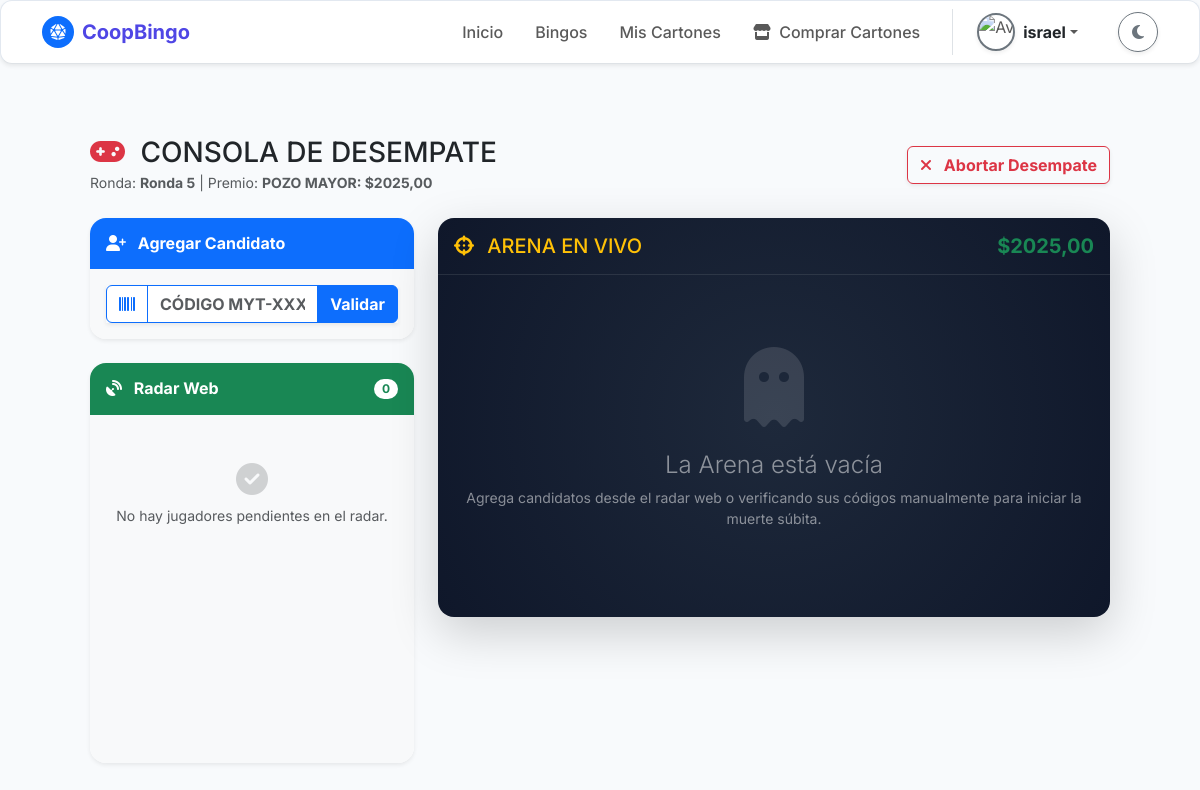
The page /juego/admin/consola/19/ (signed in) on the database as committed earlier.
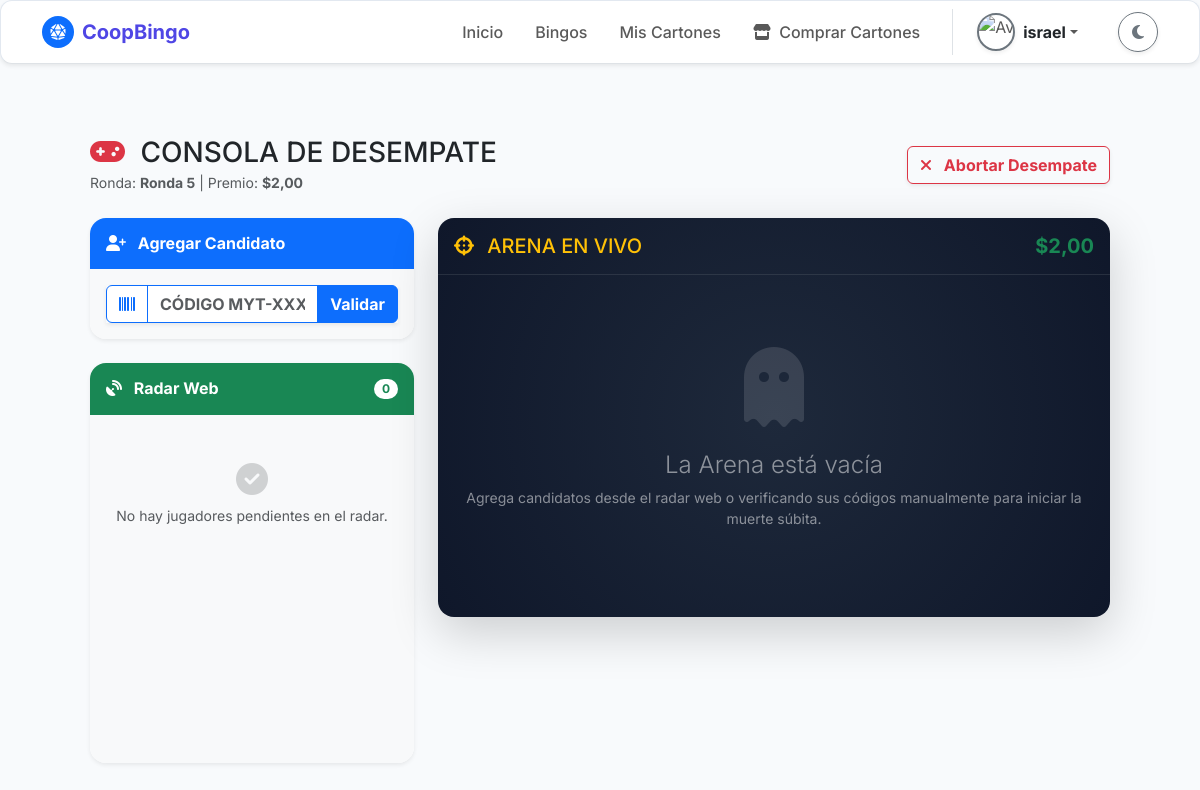
The same page on the database as committed later.
### bingo/models.py (models this page shows, shortened)
class PartidaBingo(models.Model):
    ESTADO_PARTIDA_CHOICES = [
        ('Programada', 'Programada'),
        ('En Juego', 'En Juego'),
        ('Verificando', 'Verificando'),
        ('Desempate', 'Desempate'),
        ('Finalizada', 'Finalizada'),
    ]
    ESTADO_MODALIDAD_CHOICES = [
        ('Las Cuatro Esquinas', 'Las Cuatro Esquinas'),
        ('Tabla Llena', 'Tabla Llena'),
        ('Linea Vertical', 'Linea Vertical'),
        ('En Diagonal', 'En Diagonal'),
        ('Forma de X', 'Forma de X'),
        ('Forma de Cruz', 'Forma de Cruz'),
        ('Marco de Foto', 'Marco de Foto'),
        ('Forma de L', 'Forma de L'),
        ('Forma de C', 'Forma de C'),
        ('Forma de T', 'Forma de T'),
        ('Forma de U', 'Forma de U'),
        ('Forma de H', 'Forma de H'),
        ('Forma de Z', 'Forma de Z'),
        ('Forma de Flecha', 'Forma de Flecha'),
    ]
    ESTADO_PREMIO_MATERIAL_CHOICES = [
        ('No Aplica', 'No Aplica'),
        ('Pendiente', 'Pendiente'),
        ('Entregando', 'Entregando'),
        ('Entregado', 'Entregado'),
    ]
    idpartidabingo = models.AutoField(primary_key=True)
    idbingo = models.ForeignKey(
        'Bingo',
        on_delete=models.PROTECT,
        db_column='idbingo',
        verbose_name="Evento de Bingo"
    )
    idjugadororganador = models.ForeignKey(
        'Jugador',
        on_delete=models.SET_NULL,
        null=True,
        blank=True,
        db_column='idjugadororganador',
        verbose_name="Jugador Organizador / Ganador"
    )
    idaporte = models.ForeignKey(
        'AporteSemanal',
        on_delete=models.SET_NULL,
        null=True,
        blank=True,
        db_column='idaporte',
        verbose_name="Aporte Semanal a la partida de bingo"
    )
    nombreronda = models.CharField(
        max_length=100,
        verbose_name="Nombre de la Ronda"
    )
    modalidad_victoria = models.CharField(
        max_length=50,
        choices=ESTADO_MODALIDAD_CHOICES,
        verbose_name="Modalidad de juego (relleno de carton)"
    )
    valorpremio = models.DecimalField(
        max_digits=10,
        decimal_places=2,
        validators=[MinValueValidator(Decimal('0.00'))],
        null=True,
        blank=True,
        verbose_name="Valor del premio"
    )
    premiomaterial = models.CharField(
        max_length=150,
        null=True,
        blank=True,
        verbose_name="Premio Material"
    )
    estadopremiomaterial = models.CharField(
        max_length=20,
        choices=ESTADO_PREMIO_MATERIAL_CHOICES,
        default='No Aplica',
        verbose_name="Estado Logístico del Premio"
    )
    estadopartida = models.CharField(
        max_length=20,
        choices=ESTADO_PARTIDA_CHOICES,
        default='En Juego',
        verbose_name="Estado de la Partida"
    )
    bolascantadas = models.TextField(
        verbose_name="Historial de Bolas Cantadas"
    )
    ultimabola = models.IntegerField(
        verbose_name="Última Bola Cantada"
    )
    haydesempate = models.BooleanField(
        null=True,
        blank=True,
        verbose_name="¿Hubo Desempate?"
    )
    idbingadores = models.TextField(
        null=True,
        blank=True,
        verbose_name="IDs de los Ganadores"
    )
    bolamayordesempate = models.IntegerField(
        null=True,
        blank=True,
        verbose_name="Bola Mayor (Desempate)"
    )
    sorteodesempate = models.JSONField(null=True, blank=True, default=dict)
    horainicio = models.DateTimeField(
        null=True,
        blank=True,
        verbose_name="Hora de Inicio"
    )
    horafin = models.DateTimeField(
        null=True,
        blank=True,
        verbose_name="Hora de Finalización"
    )
    class Meta:
        db_table = 'PartidaBingo'
        verbose_name = 'Partida de Bingo'
        verbose_name_plural = 'Partidas de BAingo'

class Bingo(models.Model):
    TIPO_BINGO_CHOICES = [
        ('Virtual', 'Virtual'),
        ('Presencial', 'Presencial'),
    ]
    ESTADO_BINGO_CHOICES = [
        ('Programado', 'Programado'),
        ('En Curso', 'En Curso'),
        ('Finalizado', 'Finalizado'),
        ('Cancelado', 'Cancelado'),
    ]
    idbingo = models.AutoField(primary_key=True)
    idunidad_venta = models.ForeignKey(UnidadMonetaria, on_delete=models.PROTECT, related_name='bingos_venta')
    idunidad_premio = models.ForeignKey(UnidadMonetaria, on_delete=models.PROTECT, related_name='bingos_premio')
    titulobingo = models.CharField(
        max_length=150,
        verbose_name="Título del Bingo"
    )
    fechaprogramadabingo = models.DateTimeField(
        verbose_name="Fecha y Hora del Evento"
    )
    tipobingo = models.CharField(
        max_length=20,
        choices=TIPO_BINGO_CHOICES,
        verbose_name="Tipo de Bingo"
    )
    lugarbingo = models.CharField(
        max_length=255,
        null=True,
        blank=True,
        verbose_name="Lugar (si es presencial)"
    )
    urlsesionbingo = models.CharField(
        max_length=255,
        null=True,
        blank=True,
        verbose_name="Link de la sesión (si es virtual)"
    )
    preciocarton = models.DecimalField(
        max_digits=10,
        decimal_places=2,
        validators=[MinValueValidator(Decimal('0.01'))],
        verbose_name="Precio del Cartón"
    )
    premiomayor = models.DecimalField(
        max_digits=10,
        decimal_places=2,
        verbose_name="Monto del Premio Mayor"
    )
    descripcionpremiomayor = models.CharField(
        max_length=100,
        verbose_name="¿Qué es el premio mayor?"
    )
    estadobingo = models.CharField(
        max_length=20,
        choices=ESTADO_BINGO_CHOICES,
        default='Programado',
        verbose_name="Estado del Bingo"
    )
    rutaimagenpremiomayor = models.ImageField(
        upload_to='media/bingo/imagen_premio_mayor/',
        max_length=300,
        null=True,
        blank=True,
        verbose_name="Imagen del Premio"
    )
    urlvideopromocional = models.FileField(
        upload_to='media/bingo/video_promocional/',
        max_length=300,
        null=True,
        blank=True,
        verbose_name="Video Promocional"
    )
    descripcionpremios = models.TextField(
        max_length=500,
        null=True,
        blank=True,
        verbose_name="Descripción de otros premios"
    )
    class Meta:
        db_table = 'Bingo'
        verbose_name = 'Bingo'
        verbose_name_plural = 'Bingos'

class UnidadMonetaria(models.Model):
    TIPO_MONEDA_CHOICES = [
        ('Efectivo', 'Efectivo'),
        ('Virtual', 'Virtual'),
    ]
    idunidadmonetaria = models.AutoField(primary_key=True)
    nombremoneda = models.CharField(max_length=100, unique=True, verbose_name="Nombre de la Moneda")
    tipomoneda = models.CharField(max_length=12, choices=TIPO_MONEDA_CHOICES, verbose_name="Tipo de Moneda")
    simbolomoneda = models.CharField(max_length=255, verbose_name="Símbolo")
    tasaconversionmoneda = models.DecimalField(max_digits=10, decimal_places=2, default=1.00, verbose_name="Tasa de Conversión")
    estadomoneda = models.BooleanField(default=True, verbose_name="Estado Activo")
    class Meta:
        db_table = 'unidadmonetaria'
        verbose_name = 'Unidad Monetaria'
        verbose_name_plural = 'Unidades Monetarias'

### bingo/views.py (the view, shortened to what this page needs)
# urls.py: path('juego/admin/consola/<int:id_partida>/', views.consola_juego, name='consola_juego'),
@login_required
def consola_juego(request, id_partida):
    if not request.user.is_staff:
        return redirect('inicio')
    partida = get_object_or_404(PartidaBingo, idpartidabingo=id_partida)
    if partida.estadopartida == 'Finalizada':
        messages.info(request, "Esta partida ya ha finalizado.")
        return redirect('dashboard')
    vendidos = CartonPartidaBingo.objects.filter(idpartida__idbingo=partida.idbingo).values('idcarton').distinct().count()
    tasa_venta = float(partida.idbingo.idunidad_venta.tasaconversionmoneda)
    tasa_premio = float(partida.idbingo.idunidad_premio.tasaconversionmoneda)
    ingreso_en_dolares = float(vendidos * partida.idbingo.preciocarton) * tasa_venta
    fondo_pozo_dolares = ingreso_en_dolares * 0.45
    premio_base_dolares = float(partida.idbingo.premiomayor) * tasa_premio
    if fondo_pozo_dolares > premio_base_dolares:
        partida.idbingo.pozo_dinamico_actual = fondo_pozo_dolares / tasa_premio
    else:
        partida.idbingo.pozo_dinamico_actual = float(partida.idbingo.premiomayor)
    candidatos_ids = []
    if partida.idbingadores and str(partida.idbingadores).strip().lower() != 'none':
        for id_str in str(partida.idbingadores).split(','):
            id_limpio = id_str.strip()
            if id_limpio.isdigit(): # Solo agregamos si es un número válido
                candidatos_ids.append(int(id_limpio))
    candidatos = Jugador.objects.filter(idjugador__in=candidatos_ids)
    patrones = {
        'Tabla Llena': [[0,1,2,3,4,5,6,7,8,9,10,11,12,13,14,15,16,17,18,19,20,21,22,23,24]],
        'Las Cuatro Esquinas': [[0, 4, 20, 24]],
        'En Diagonal': [[0, 6, 12, 18, 24], [4, 8, 12, 16, 20]],
        'Forma de X': [[0, 4, 6, 8, 12, 16, 18, 20, 24]],
        'Forma de Cruz': [[2, 7, 10, 11, 12, 13, 14, 17, 22]],
        'Marco de Foto': [[0,1,2,3,4, 5,9, 10,14, 15,19, 20,21,22,23,24]],
        'Linea Vertical': [
            [0, 5, 10, 15, 20], [1, 6, 11, 16, 21], [2, 7, 12, 17, 22], [3, 8, 13, 18, 23], [4, 9, 14, 19, 24]
        ],
        'Forma de L': [
            [0, 5, 10, 15, 20, 21, 22, 23, 24],
            [0, 1, 2, 3, 4, 5, 10, 15, 20],
            [0, 1, 2, 3, 4, 9, 14, 19, 24],
            [20, 21, 22, 23, 24, 19, 14, 9, 4]
        ],
        'Forma de C': [
            [0, 1, 2, 3, 4, 5, 10, 15, 20, 21, 22, 23, 24],
            [0, 1, 2, 3, 4, 9, 14, 19, 24, 20, 21, 22, 23],
            [0, 5, 10, 15, 20, 21, 22, 23, 24, 4, 9, 14, 19],
            [20, 15, 10, 5, 0, 1, 2, 3, 4, 9, 14, 19, 24]
        ],
        'Forma de U': [
            [0, 5, 10, 15, 20, 21, 22, 23, 24, 4, 9, 14, 19],
            [20, 15, 10, 5, 0, 1, 2, 3, 4, 9, 14, 19, 24],
            [0, 1, 2, 3, 4, 5, 10, 15, 20, 21, 22, 23, 24],
            [0, 1, 2, 3, 4, 9, 14, 19, 24, 20, 21, 22, 23]
        ],
        'Forma de T': [
            [0,1,2,3,4, 7, 12, 17, 22],
            [20,21,22,23,24, 17, 12, 7, 2],
            [4,9,14,19,24, 13, 12, 11, 10],
            [0,5,10,15,20, 11, 12, 13, 14]
        ],
        'Forma de H': [
            [0, 5, 10, 15, 20, 11, 12, 13, 4, 9, 14, 19, 24],
            [0, 1, 2, 3, 4, 7, 12, 17, 20, 21, 22, 23, 24]
        ],
        'Forma de Z': [
            [0,1,2,3,4, 8, 12, 16, 20,21,22,23,24],
            [0,1,2,3,4, 6, 12, 18, 20,21,22,23,24],
            [4,9,14,19,24, 18, 12, 6, 0,5,10,15,20],
            [0,5,10,15,20, 16, 12, 8, 4,9,14,19,24]
        ],
        'Forma de Flecha': [
            [2, 6, 8, 12, 17, 22],
            [22, 16, 18, 12, 7, 2],
            [10, 6, 16, 12, 13, 14],
            [14, 8, 18, 12, 11, 10]
        ]
    }
    modalidad_limpia = str(partida.modalidad_victoria).strip().lower()
    patrones_lower = {k.lower(): v for k, v in patrones.items()}
    marcadas_requeridas = patrones_lower.get(modalidad_limpia, patrones_lower['tabla llena'])
    cartones_en_juego = CartonPartidaBingo.objects.filter(
        idpartida=partida,
    ).select_related('idcarton', 'idjugador')
    ganadores_web = []
    jugadores_en_radar = set()
    for c in cartones_en_juego:
        id_jugador_actual = c.idjugador.idjugador
        if 'candidatos_ids' in locals() and id_jugador_actual in candidatos_ids:
            continue
        if id_jugador_actual in jugadores_en_radar:
            continue
        marcados_db = []
        if getattr(c, 'numerosmarcados', None):
            try: marcados_db = json.loads(c.numerosmarcados)
            except:
                try: marcados_db = ast.literal_eval(c.numerosmarcados)
                except: pass
        if not marcados_db: continue
    ganadores_web.sort(key=lambda x: x.fechaganador)
    contexto = {'partida': partida, 'candidatos': candidatos, 'ganadores_web': ganadores_web}
    return render(request, 'partida/consola_juego.html', contexto)

### bingo/templates/partida/consola_juego.html (shortened to what the changed rows need)
{% extends 'comunes/base.html' %}
{% load static %} {% block title %}Consola de Desempate - Admin{% endblock %}
{% block content %}
<div class="container-fluid py-4 px-lg-5">
    <div class="d-flex justify-content-between align-items-center mb-4">
        <div>
            <span class="text-muted small">Ronda: <strong>{{ partida.nombreronda }}</strong> | Premio: <strong>{% if partida.premiomaterial == '[POZO_MAYOR]' %}POZO MAYOR: {{ partida.idbingo.idunidad_premio.simbolomoneda }}{{ partida.idbingo.pozo_dinamico_actual|floatformat:2 }}{% else %}{{ partida.idbingo.idunidad_premio.simbolomoneda }}{{ partida.valorpremio }}{% endif %}</strong></span>
        </div>
    </div>
    <div class="row g-4">
        <div class="col-lg-8">
            <div class="card border-0 shadow-lg rounded-4 bg-dark text-white h-100" style="background: radial-gradient(circle, #1e293b 0%, #0f172a 100%);">
                <div class="card-header bg-transparent border-secondary border-opacity-25 py-3">
                    <div class="d-flex justify-content-between align-items-center">
                        <h5 class="mb-0 fw-black text-warning"><i class="fas fa-crosshairs me-2"></i> ARENA EN VIVO</h5>
                        <h5 class="text-success fw-bold mb-0">{% if partida.premiomaterial == '[POZO_MAYOR]' %}{{ partida.idbingo.idunidad_premio.simbolomoneda }}{{ partida.idbingo.pozo_dinamico_actual|floatformat:2 }}{% else %}{{ partida.idbingo.idunidad_premio.simbolomoneda }}{{ partida.valorpremio }}{% endif %}</h5>
                    </div>
                </div>
            </div>
        </div>
    </div>
</div>
{% endblock %}

Rows that differ between the two databases and show on the page:
changed PartidaBingo "Ronda 5": premiomaterial "[POZO_MAYOR]" → "Ninguno" (drawn); valorpremio (not shown) → "2,00"; idbingo.pozo_dinamico_actual "2025,00" → (not shown)
Other text that changed with them:
text no longer shown: "POZO MAYOR:"
